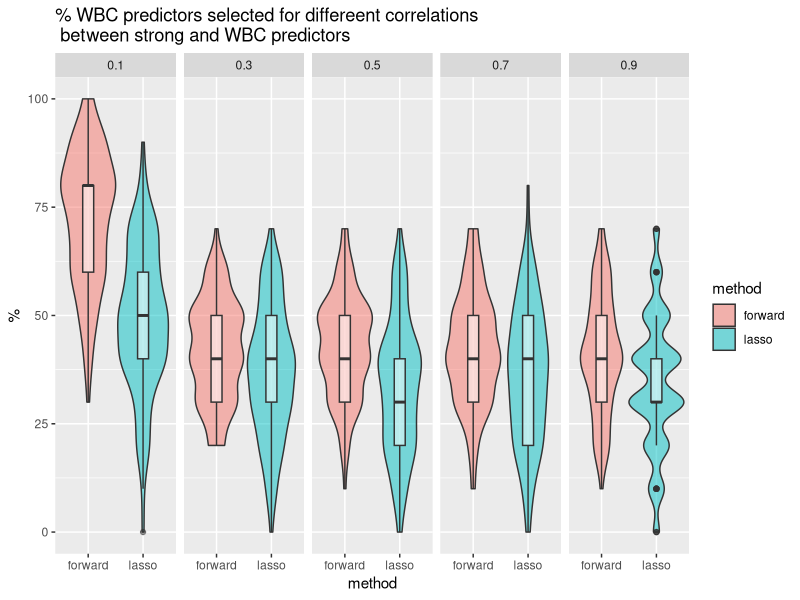
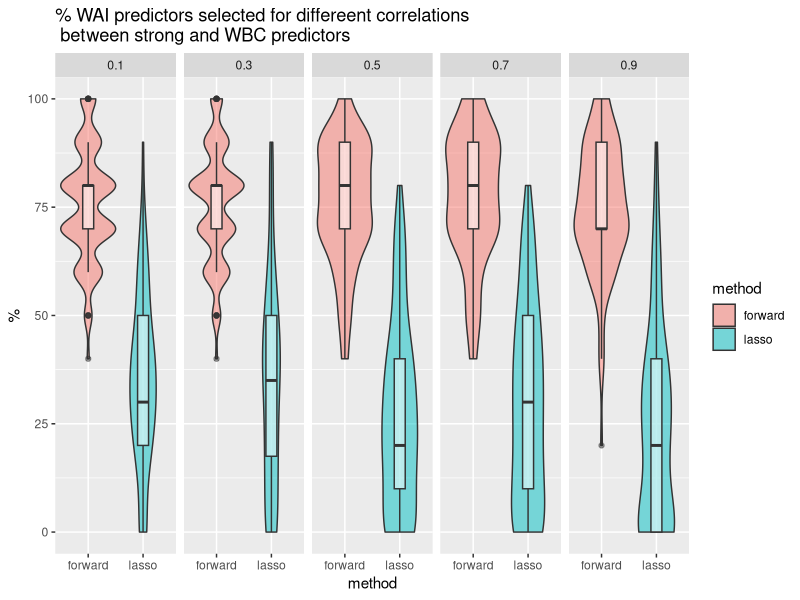
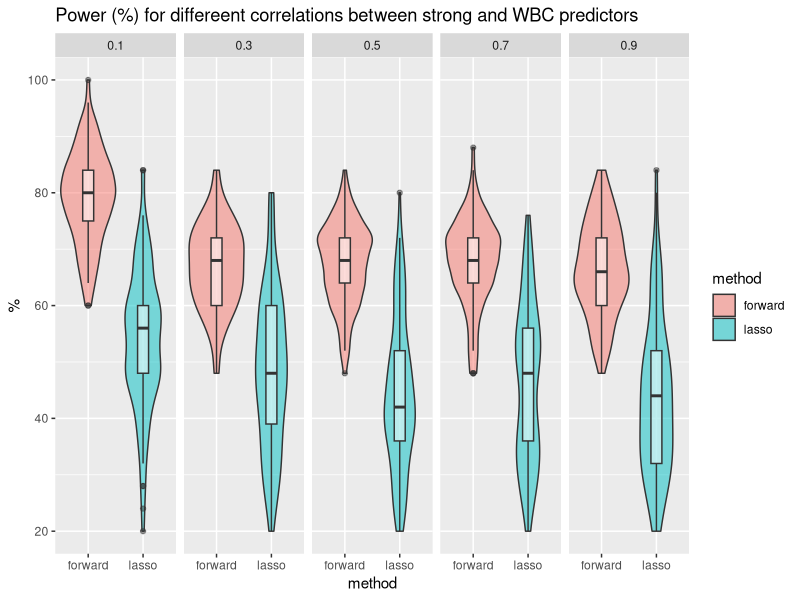
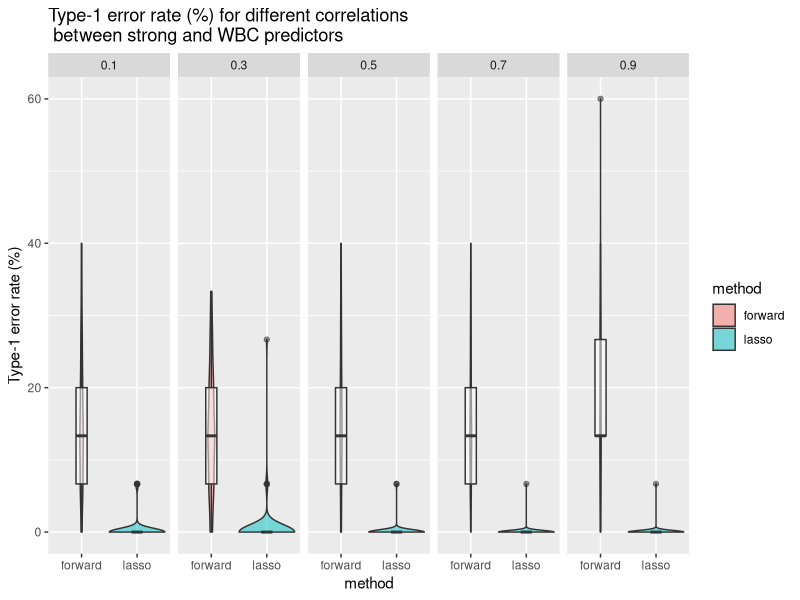
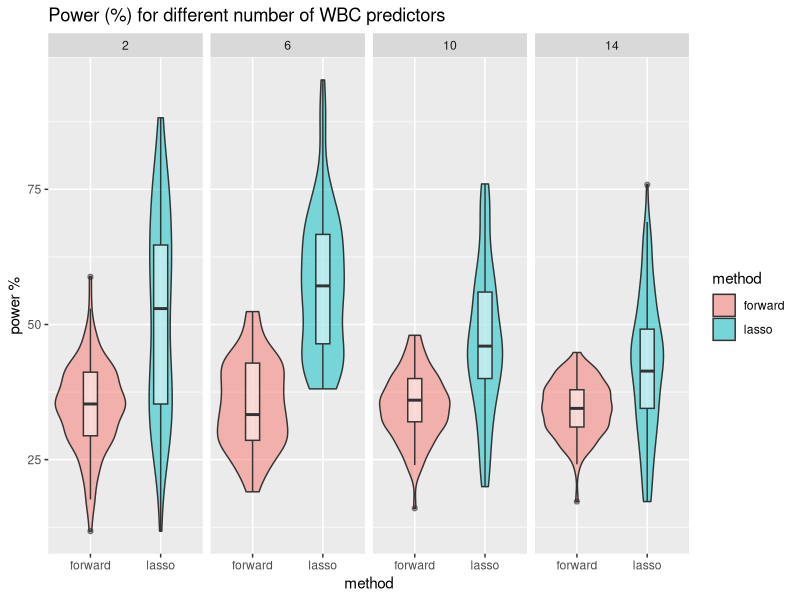
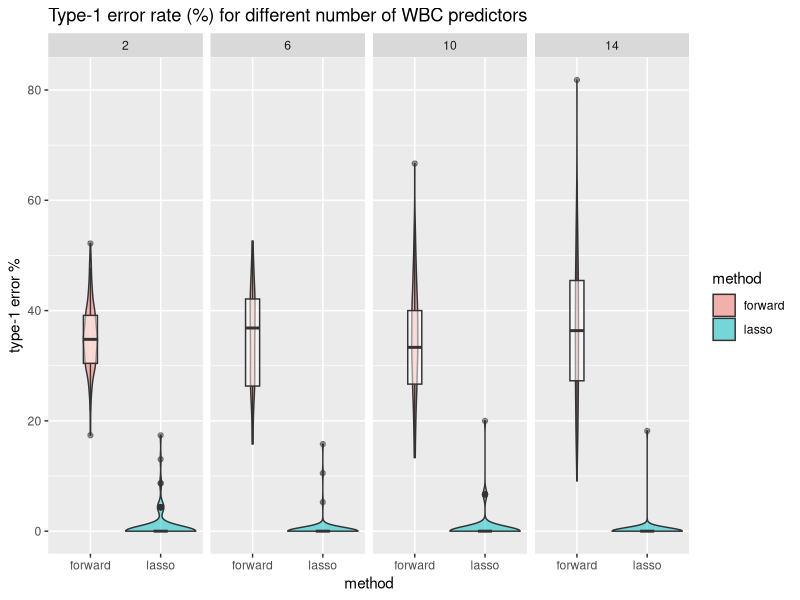
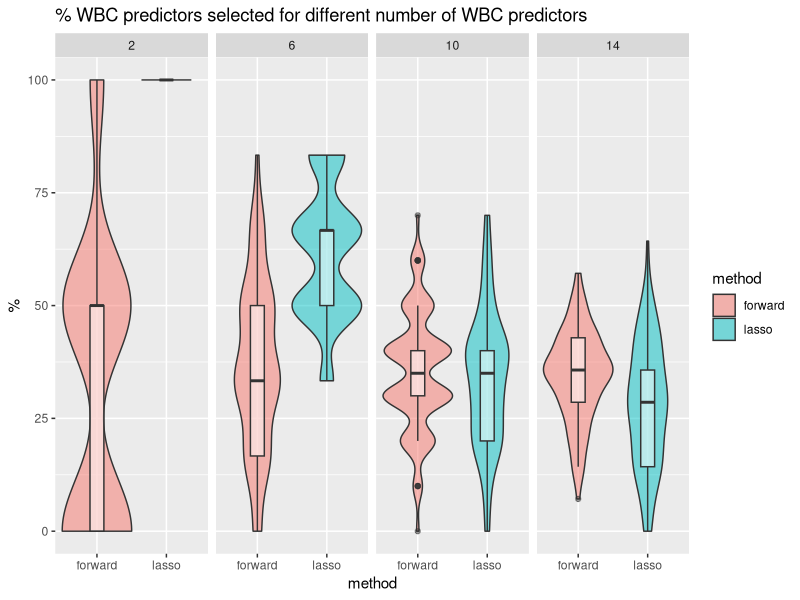
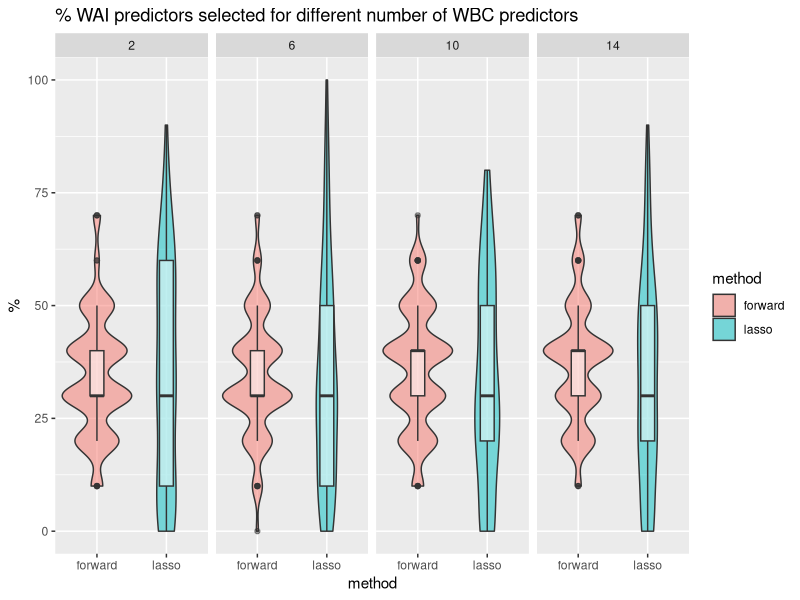

Generate these figures, in order, with R:
## ---- chunk 1
knitr::opts_chunk$set(echo = TRUE)
library(tidyverse)
library(ggplot2)
library(readr)
## ---- chunk 2
forward_cor_simdata <- read_csv("./simulation_outputs/varying_corr_out_forward.csv")
lasso_cor_simdata <- read_csv("./simulation_outputs/varying_corr_out_lasso.csv")
## ---- chunk 3
forward_cor_simdata_cleaned <- forward_cor_simdata %>% 
  select(-1) %>% 
  mutate(cor_val = factor(cor_val)) %>% 
  pivot_longer(cols = c(pct_strong_vec, pct_wai_vec, pct_wbc_vec, type1_error_vec, power_vec),
                           names_to = "metric") %>% 
  mutate(method = "forward")

forward_cor_simdata_cleaned

lasso_cor_simdata_cleaned <- lasso_cor_simdata %>% 
  select(-1) %>% 
  mutate(cor_val = factor(cor_val)) %>% 
  pivot_longer(cols = c(pct_strong_vec, pct_wai_vec, pct_wbc_vec, type1_error_vec, power_vec),
                           names_to = "metric") %>% 
  #group_by(cor_val, metric) %>% 
  #summarize(mean_pct = mean(value))
  mutate(method = "lasso")

combined_cor_simdata <- rbind(forward_cor_simdata_cleaned, lasso_cor_simdata_cleaned)
combined_cor_simdata
## ---- chunk 4
# WBC
combined_cor_simdata %>% 
  filter(metric == "pct_wbc_vec") %>% 
  ggplot(aes(x = method, y = value)) +
  geom_violin(alpha = 0.5, width = 1, aes(fill = method)) + 
  geom_boxplot(alpha = 0.5, width = 0.2) +
  #geom_jitter(alpha = 0.8, width = 0.2, aes(color = method)) +
  facet_wrap(~cor_val, nrow = 1) +
  labs(title = "% WBC predictors selected for differeent correlations \n between strong and WBC predictors",
       y = "%")

# WAI
combined_cor_simdata %>% 
  filter(metric == "pct_wai_vec") %>% 
  ggplot(aes(x = method, y = value)) +
  geom_violin(alpha = 0.5, width = 1, aes(fill = method)) + 
  geom_boxplot(alpha = 0.5, width = 0.2) +
  #geom_jitter(alpha = 0.8, width = 0.2, aes(color = method)) +
  facet_wrap(~cor_val, nrow = 1) +
  labs(title = "% WAI predictors selected for differeent correlations \n between strong and WBC predictors",
       y = "%")

## ---- chunk 5
# power
combined_cor_simdata %>% 
  filter(metric == "power_vec") %>% 
  ggplot(aes(x = method, y = value)) +
  geom_violin(alpha = 0.5, width = 1, aes(fill = method)) + 
  geom_boxplot(alpha = 0.5, width = 0.2) +
  #geom_jitter(alpha = 0.8, width = 0.2, aes(color = method)) +
  facet_wrap(~cor_val, nrow = 1) +
  labs(title = "Power (%) for differeent correlations between strong and WBC predictors",
       y = "%")

# Type-1 error
combined_cor_simdata %>% 
  filter(metric == "type1_error_vec") %>% 
  ggplot(aes(x = method, y = value)) +
  geom_violin(alpha = 0.5, width = 1, aes(fill = method)) + 
  geom_boxplot(alpha = 0.5, width = 0.2) +
  #geom_jitter(alpha = 0.8, width = 0.2, aes(color = method)) +
  facet_wrap(~cor_val, nrow = 1) +
  labs(title = "Type-1 error rate (%) for different correlations \n between strong and WBC predictors",
       y = "Type-1 error rate (%)")

## ---- chunk 6
lasso_wbc_simdata <- read_csv("./simulation_outputs/varying_wbc_out_lasso.csv")
forward_wbc_simdata <- read_csv("./simulation_outputs/varying_wbc_out_forward.csv")
## ---- chunk 7
forward_wbc_simdata_cleaned <- forward_wbc_simdata %>% 
  dplyr::select(-1) %>% 
  mutate(wbc_num = factor(wbc_num)) %>% 
  pivot_longer(cols = c(pct_strong_vec, pct_wai_vec, pct_wbc_vec, type1_error_vec, power_vec),
                           names_to = "metric") %>% 
  mutate(method = "forward")

forward_wbc_simdata_cleaned

lasso_wbc_simdata_cleaned <- lasso_wbc_simdata %>% 
  dplyr::select(-1) %>% 
  mutate(wbc_num = factor(wbc_num)) %>% 
  pivot_longer(cols = c(pct_strong_vec, pct_wai_vec, pct_wbc_vec, type1_error_vec, power_vec),
                           names_to = "metric") %>% 
  #group_by(cor_val, metric) %>% 
  #summarize(mean_pct = mean(value))
  mutate(method = "lasso")

combined_wbc_simdata <- rbind(forward_wbc_simdata_cleaned, lasso_wbc_simdata_cleaned)
combined_wbc_simdata
## ---- chunk 8
# power
combined_wbc_simdata %>% 
  filter(metric == "power_vec") %>% 
  ggplot(aes(x = method, y = value)) +
  geom_violin(alpha = 0.5, width = 1, aes(fill = method)) + 
  geom_boxplot(alpha = 0.5, width = 0.2) +
  #geom_jitter(alpha = 0.8, width = 0.2, aes(color = method)) +
  facet_wrap(~wbc_num, nrow = 1) +
  labs(title = "Power (%) for different number of WBC predictors",
       y = "power %")

# Type-1 error
combined_wbc_simdata %>% 
  filter(metric == "type1_error_vec") %>% 
  ggplot(aes(x = method, y = value)) +
  geom_violin(alpha = 0.5, width = 1, aes(fill = method)) + 
  geom_boxplot(alpha = 0.5, width = 0.2) +
  #geom_jitter(alpha = 0.8, width = 0.2, aes(color = method)) +
  facet_wrap(~wbc_num, nrow = 1) +
  labs(title = "Type-1 error rate (%) for different number of WBC predictors",
       y = "type-1 error %")
## ---- chunk 9
# % wbc identified
combined_wbc_simdata %>% 
  filter(metric == "pct_wbc_vec") %>% 
  ggplot(aes(x = method, y = value)) +
  geom_violin(alpha = 0.5, width = 1, aes(fill = method)) + 
  geom_boxplot(alpha = 0.5, width = 0.2) +
  #geom_jitter(alpha = 0.8, width = 0.2, aes(color = method)) +
  facet_wrap(~wbc_num, nrow = 1) +
  labs(title = "% WBC predictors selected for different number of WBC predictors",
       y = "%")

# % wai identified
combined_wbc_simdata %>% 
  filter(metric == "pct_wai_vec") %>% 
  ggplot(aes(x = method, y = value)) +
  geom_violin(alpha = 0.5, width = 1, aes(fill = method)) + 
  geom_boxplot(alpha = 0.5, width = 0.2) +
  #geom_jitter(alpha = 0.8, width = 0.2, aes(color = method)) +
  facet_wrap(~wbc_num, nrow = 1) +
  labs(title = "% WAI predictors selected for different number of WBC predictors",
       y = "%")
## ---- chunk 10
lasso_wai_simdata <- read_csv("./simulation_outputs/varying_wai_out_lasso.csv")
forward_wai_simdata <- read_csv("./simulation_outputs/varying_wai_out_forward.csv")

forward_wai_simdata_cleaned <- forward_wai_simdata %>% 
  dplyr::select(-1) %>% 
  mutate(wai_vec = factor(wai_vec)) %>% 
  pivot_longer(cols = c(pct_strong_vec, pct_wai_vec, pct_wbc_vec, type1_error_vec, power_vec),
                           names_to = "metric") %>% 
  mutate(method = "forward")

#forward_wai_simdata_cleaned

lasso_wai_simdata_cleaned <- lasso_wai_simdata %>% 
  dplyr::select(-1) %>% 
  mutate(wai_vec = factor(wai_vec)) %>% 
  pivot_longer(cols = c(pct_strong_vec, pct_wai_vec, pct_wbc_vec, type1_error_vec, power_vec),
                           names_to = "metric") %>% 
  #group_by(cor_val, metric) %>% 
  #summarize(mean_pct = mean(value))
  mutate(method = "lasso")

combined_wai_simdata <- rbind(forward_wai_simdata_cleaned, lasso_wai_simdata_cleaned)
#combined_wbc_simdata

# power
combined_wai_simdata %>% 
  filter(metric == "power_vec") %>% 
  ggplot(aes(x = method, y = value)) +
  geom_violin(alpha = 0.5, width = 1, aes(fill = method)) + 
  geom_boxplot(alpha = 0.5, width = 0.2) +
  #geom_jitter(alpha = 0.8, width = 0.2, aes(color = method)) +
  facet_wrap(~wai_vec, nrow = 1) +
  labs(title = "Power (%) for different number of WAI predictors",
       y = "%")

# Type-1 error
combined_wai_simdata %>% 
  filter(metric == "type1_error_vec") %>% 
  ggplot(aes(x = method, y = value)) +
  geom_violin(alpha = 0.5, width = 1, aes(fill = method)) + 
  geom_boxplot(alpha = 0.5, width = 0.2) +
  #geom_jitter(alpha = 0.8, width = 0.2, aes(color = method)) +
  facet_wrap(~wai_vec, nrow = 1) +
  labs(title = "Type-1 error rate (%) for different number of WAI predictors",
       y = "%")

# % WBC predictors selected
combined_wai_simdata %>% 
  filter(metric == "pct_wbc_vec") %>% 
  ggplot(aes(x = method, y = value)) +
  geom_violin(alpha = 0.5, width = 1, aes(fill = method)) + 
  geom_boxplot(alpha = 0.5, width = 0.2) +
  #geom_jitter(alpha = 0.8, width = 0.2, aes(color = method)) +
  facet_wrap(~wai_vec, nrow = 1) +
  labs(title = "% WBC predictors selected for different number of WAI predictors",
       y = "%")

# % WAI predictors selected
combined_wai_simdata %>% 
  filter(metric == "pct_wai_vec") %>% 
  ggplot(aes(x = method, y = value)) +
  geom_violin(alpha = 0.5, width = 1, aes(fill = method)) + 
  geom_boxplot(alpha = 0.5, width = 0.2) +
  #geom_jitter(alpha = 0.8, width = 0.2, aes(color = method)) +
  facet_wrap(~wai_vec, nrow = 1) +
  labs(title = "% WAI predictors selected for different number of WAI predictors",
       y = "%")

## ---- chunk 11
# scenario 1
forward_cor_simdata %>%
  dplyr::select(-1) %>%
  group_by(cor_val) %>%
  summarize(pct_strong_selected = mean(pct_strong_vec),
            pct_wai_selected = mean(pct_wai_vec),
            pct_wbc_selected = mean(pct_wbc_vec),
            pct_power = mean(power_vec),
            type_1_error = mean(type1_error_vec))

lasso_cor_simdata %>%
  dplyr::select(-1) %>%
  group_by(cor_val) %>%
  summarize(pct_strong_selected = mean(pct_strong_vec),
            pct_wai_selected = mean(pct_wai_vec),
            pct_wbc_selected = mean(pct_wbc_vec),
            pct_power = mean(power_vec),
            type_1_error = mean(type1_error_vec))
